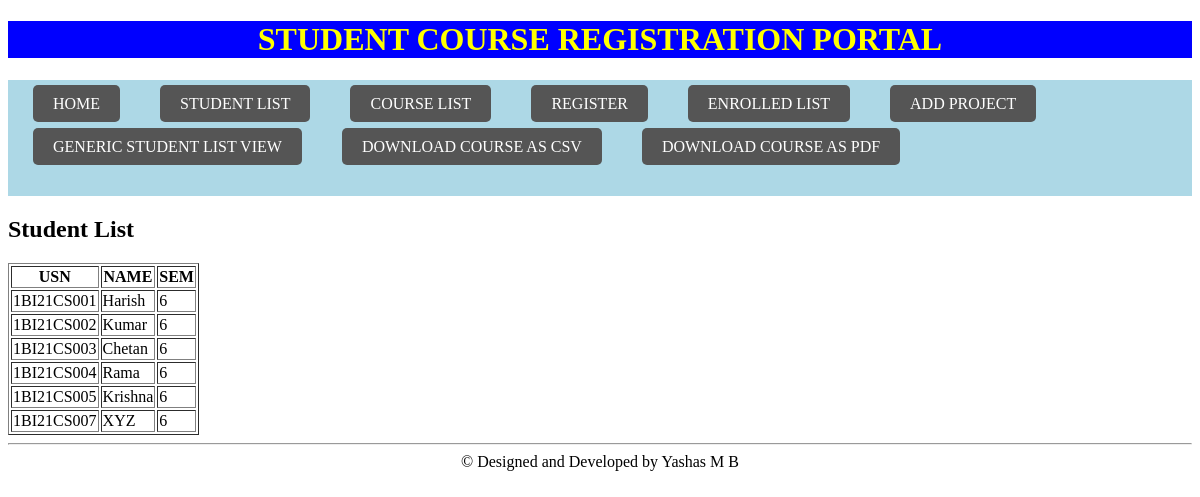
The page /studentlist/ on the database its author committed.
### stu_app/models.py (models this page shows, shortened)
class student(models.Model):
    usn=models.CharField(max_length=10)
    name=models.CharField(max_length=40)
    sem=models.IntegerField()
    courses=models.ManyToManyField(course,related_name='student_set')

### stu_app/views.py (the view)
# urls.py: path('studentlist/', studentlist, name='studentlist'),
def studentlist(request):
    students = student.objects.all()
    return render(request, 'studentlist.html', {'student_list': students})

### stu_app/templates/studentlist.html (shortened to what this page needs)
{% extends 'basicTemplate.html' %}
{% block content%}
    <h1>Student List</h1>
    <table border="1">
    <tr>
        <th>USN</th>
        <th>NAME</th>
        <th>SEM</th>
    </tr>
    {% for s in student_list %}
    <tr>
        <td>{{s.usn}}</td>
        <td>{{s.name}}</td>
        <td>{{s.sem}}</td>
    </tr>
    {% endfor %}
    </table>
{% endblock %}

### stu_app/templates/basicTemplate.html (shortened to what this page needs)
<!DOCTYPE html>
<html>
    <head>
    </head>
    <body>
        <center>
            <h1 style="background-color: blue;color:yellow"> STUDENT COURSE REGISTRATION PORTAL</h1>
        </center>
        <nav>
            <ul>
                <li> <a href="/home/">HOME</a></li>
                <li> <a href="/studentlist/">STUDENT LIST</a></li>
                <li> <a href="/courselist/">COURSE LIST</a> </li>
                <li> <a href="/register/">REGISTER</a></li>
                <li> <a href="/enrolledlist/">ENROLLED LIST</a></li>
                <li> <a href="/addproject/">ADD PROJECT</a></li>
                <li><a href="/genericlistviewstudent/">GENERIC STUDENT LIST VIEW</a></li>
                <li> <a href="/download_course_table_as_csv/">DOWNLOAD COURSE AS CSV</a> </li>
                <li> <a href="/download_course_table_as_pdf/">DOWNLOAD COURSE AS PDF</a></li>
            </ul>
        </nav>
        <section>
        {% block content %} {% endblock %}
        </section>
        <footer>
            <hr/>
            <center>
                &copy; Designed and Developed by Yashas M B
            </center>
        </footer>
    </body>
</html>

### stu_app/templates/basicTemplate.html (style rules this page uses)
nav { background-color: lightblue;padding: 15px; }
nav a { color: #fff; text-decoration: none; padding: 10px 20px; margin: 0px 10px; border-radius: 5px; background-color: #555; flex-wrap: wrap; }
ul { list-style: none; margin: 0; padding: 0; display: flex; flex-wrap: wrap; flex-direction: row; }
li { margin-right: 20px; margin-bottom: 25px; }

### rows shown on the page
student: usn "1BI21CS001", name "Harish", sem "6"
student: usn "1BI21CS002", name "Kumar", sem "6"
student: usn "1BI21CS003", name "Chetan", sem "6"
student: usn "1BI21CS004", name "Rama", sem "6"
student: usn "1BI21CS005", name "Krishna", sem "6"
student: usn "1BI21CS007", name "XYZ", sem "6"
